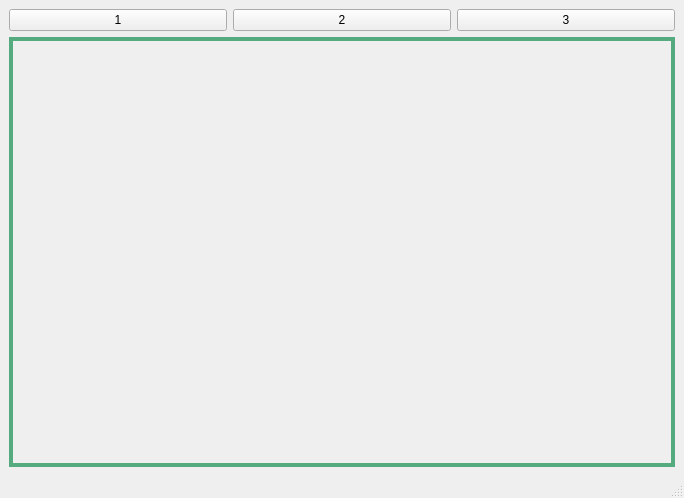
<?xml version="1.0" encoding="UTF-8"?>
<ui version="4.0">
 <class>MainWindow</class>
 <widget class="QMainWindow" name="MainWindow">
  <property name="geometry">
   <rect>
    <x>0</x>
    <y>0</y>
    <width>684</width>
    <height>498</height>
   </rect>
  </property>
  <property name="windowTitle">
   <string>MainWindow</string>
  </property>
  <widget class="QWidget" name="centralwidget">
   <property name="styleSheet">
    <string notr="true"/>
   </property>
   <layout class="QGridLayout" name="gridLayout">
    <item row="0" column="0">
     <layout class="QHBoxLayout" name="horizontalLayout">
      <item>
       <widget class="QPushButton" name="pushButton">
        <property name="text">
         <string>1</string>
        </property>
       </widget>
      </item>
      <item>
       <widget class="QPushButton" name="pushButton_2">
        <property name="text">
         <string>2</string>
        </property>
       </widget>
      </item>
      <item>
       <widget class="QPushButton" name="pushButton_3">
        <property name="text">
         <string>3</string>
        </property>
       </widget>
      </item>
     </layout>
    </item>
    <item row="1" column="0">
     <widget class="QStackedWidget" name="stackedWidget">
      <property name="styleSheet">
       <string notr="true">border: 2px solid black;
border-color: rgb(85, 170, 127);</string>
      </property>
      <property name="currentIndex">
       <number>0</number>
      </property>
      <widget class="Dialog" name="page"/>
      <widget class="Dialog2" name="page_2"/>
      <widget class="Dialog3" name="page_3"/>
     </widget>
    </item>
   </layout>
  </widget>
  <widget class="QMenuBar" name="menubar">
   <property name="geometry">
    <rect>
     <x>0</x>
     <y>0</y>
     <width>684</width>
     <height>21</height>
    </rect>
   </property>
  </widget>
  <widget class="QStatusBar" name="statusbar"/>
 </widget>
 <customwidgets>
  <customwidget>
   <class>Dialog</class>
   <extends>QWidget</extends>
   <header location="global">dialog.h</header>
   <container>1</container>
  </customwidget>
  <customwidget>
   <class>Dialog2</class>
   <extends>QWidget</extends>
   <header>dialog2.h</header>
   <container>1</container>
  </customwidget>
  <customwidget>
   <class>Dialog3</class>
   <extends>QWidget</extends>
   <header>dialog3.h</header>
   <container>1</container>
  </customwidget>
 </customwidgets>
 <resources/>
 <connections/>
</ui>
